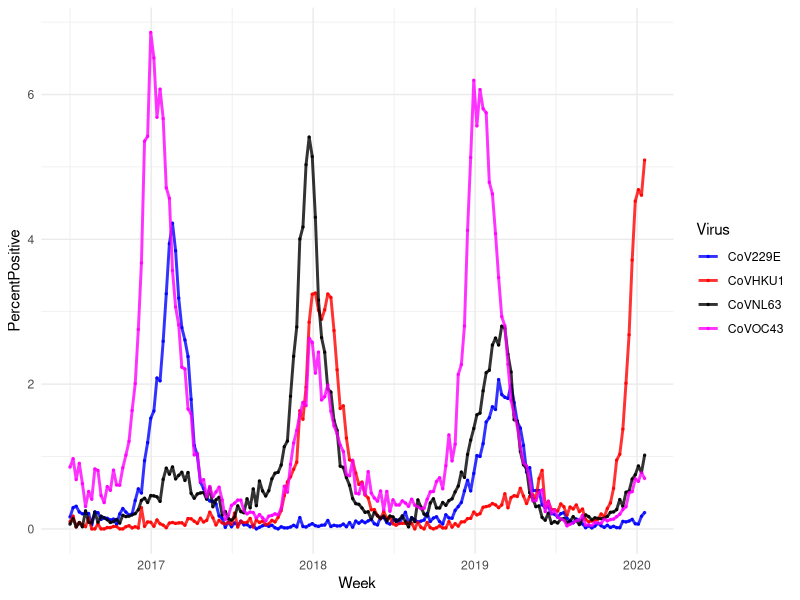
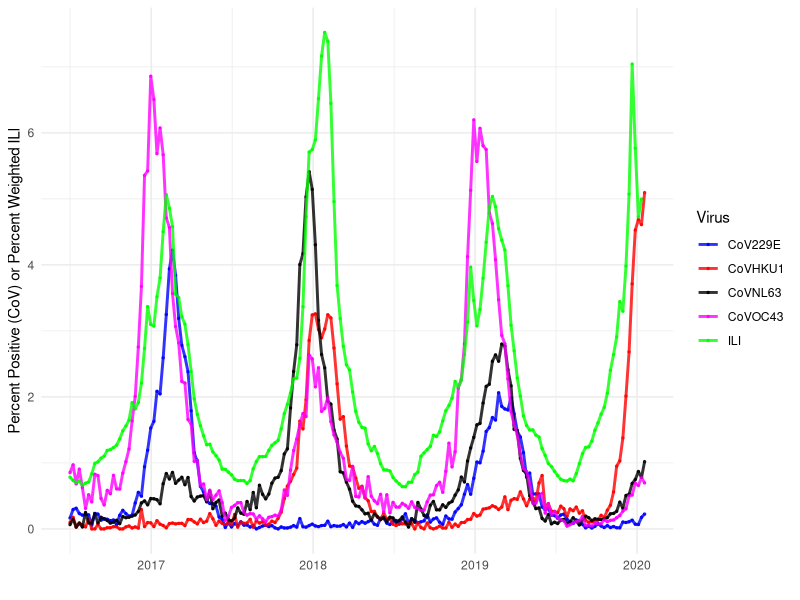
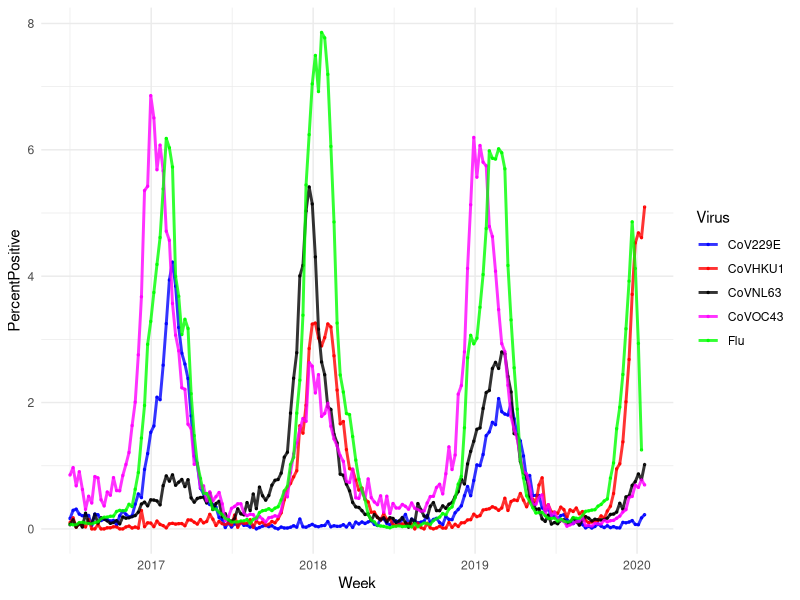
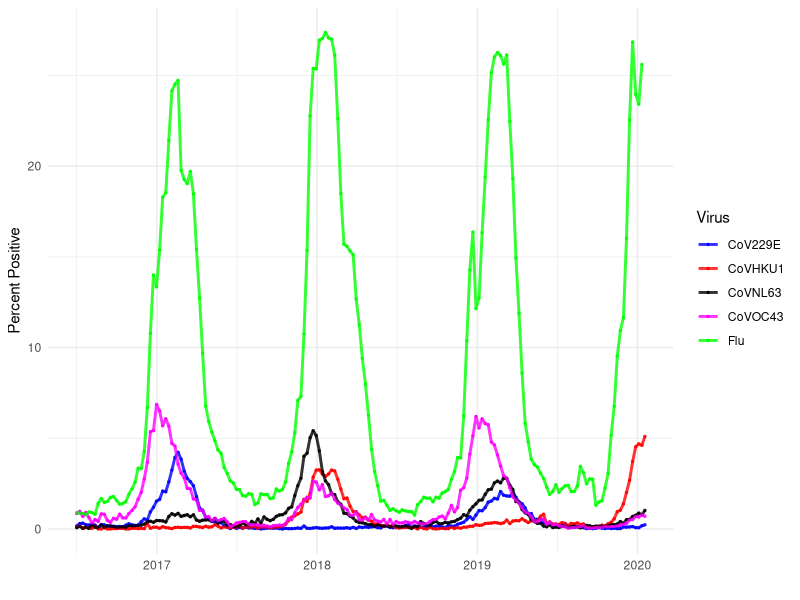
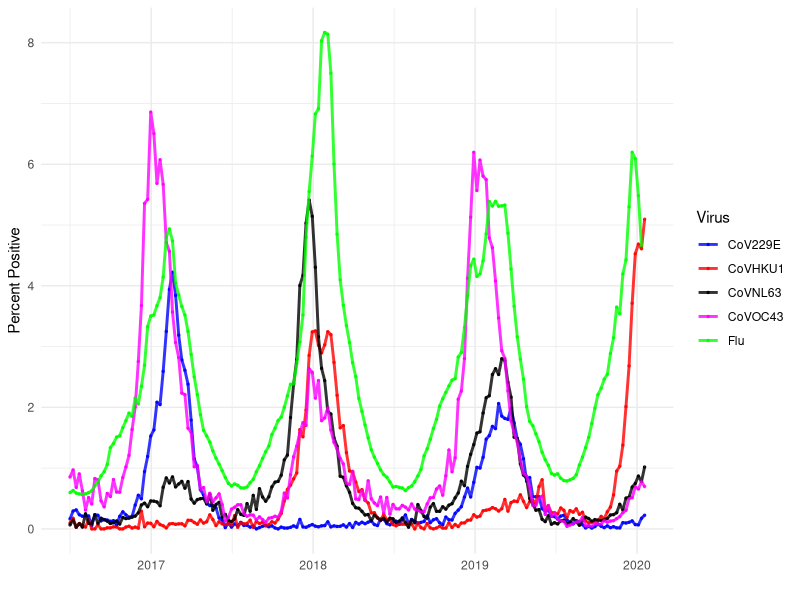
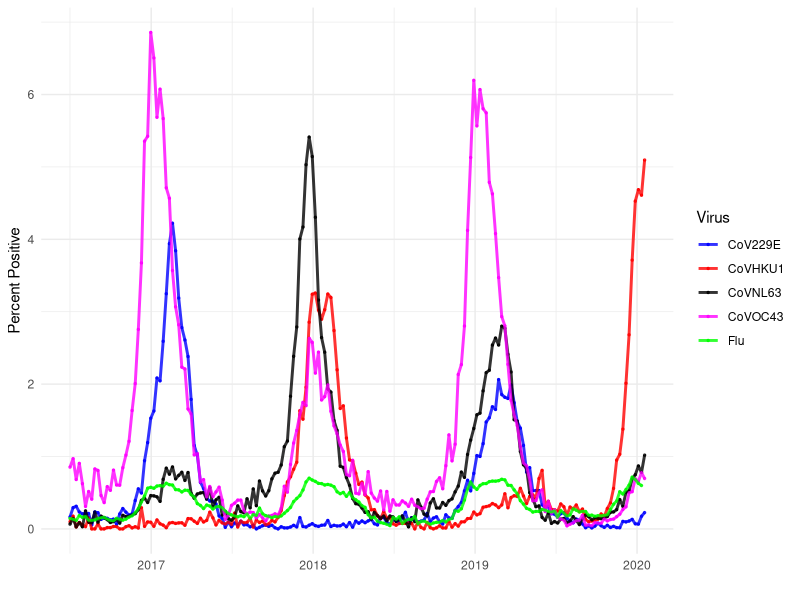
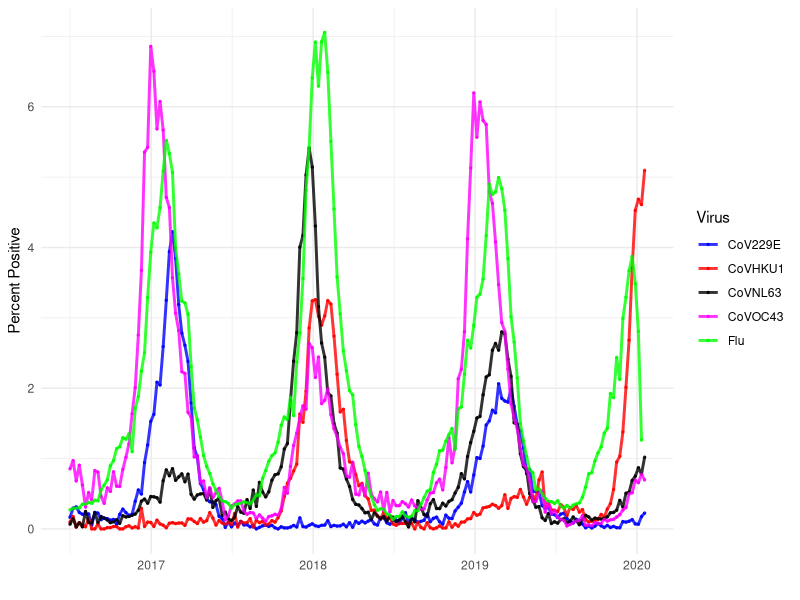
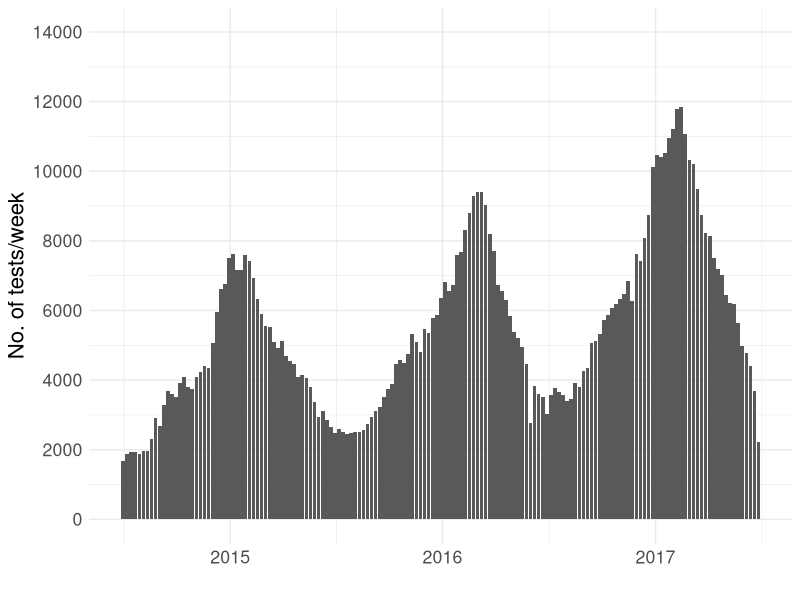

R code for these plots, in order:
# =============================================================================
# Import
# =============================================================================

library(tidyverse)
library(lubridate)

natcov <- read.csv('NationalCoV.csv', colClasses=c("character","numeric","numeric","numeric","numeric"))
natcov$Week <- as_date(natcov$Week)
natcov <- as_tibble(natcov)

# =============================================================================
# Plot % positive by virus over time
# =============================================================================

fignatcov <- natcov %>% 
	pivot_longer(c("CoVHKU1","CoVNL63","CoVOC43","CoV229E"), names_to="Virus", values_to="PercentPositive") %>%
	ggplot(aes(x=Week, y=PercentPositive, col=Virus)) + 
		scale_color_manual(values=c("blue","red","black","magenta")) + 
		# scale_color_brewer(type="qual", palette=4) + 
		geom_point(alpha=0.8, size=0.5) +
		geom_line(alpha=0.8, size=1) + 
		theme_minimal() 

# ggsave(fignatcov, file="~/DropboxHarvard/Projects/Wuhan/natcov.pdf", width=7, height=5)

# =============================================================================
# Plot number of tests over time from Killerby et al.
# =============================================================================

ntests <- read.csv('ntests.csv', colClasses=c("integer","character"))
ntests$WEEK <- as_date(ntests$WEEK)
ntests <- as_tibble(ntests)

figtestsperweek <- ntests %>% 
	ggplot(aes(x=WEEK, y=NTESTS)) + 
		geom_col() + 
		expand_limits(y=c(0,14000))  + 
		scale_y_continuous(breaks=seq(from=0, to=14000, by=2000)) + 
		labs(x="", y="No. of tests/week") + 
		theme_minimal() + 
		theme(text=element_text(size=16))

# ggsave(figtestsperweek, file="~/DropboxHarvard/Projects/Wuhan/testsperweek.pdf", width=12, height=5)

# =============================================================================
# Examine lab-confirmed flu data
# =============================================================================

labflu <- read.csv('LabFluByWeek.csv', colClasses=c("integer","integer","character","integer","integer","integer","integer","integer","integer","integer","integer","integer"))
labflu <- as_tibble(labflu)
yearweekconversion <- read.csv('YearWeekConversion.csv', colClasses=c("integer","integer","character"))
yearweekconversion$Date <- as_date(yearweekconversion$Date)
yearweekconversion <- as_tibble(yearweekconversion)


totallabfludf <- labflu %>% 
	mutate(totals = A..H1. + A..Unable.to.Subtype. + A..H3. + A..H1N1.pdm09 + A..Subtyping.not.Performed. + B..Victoria.Lineage. + B..Yamagata.Lineage. + B..Lineage.Unspecified. + H3N2v
		) %>%
	select(Year, Week, Age.Group, totals) %>% 
	group_by(Year, Week) %>% 
	summarise(totals = sum(totals)) %>%
	left_join(yearweekconversion, by=c("Year","Week")) %>%
	ungroup() %>% 
	select(Date, totals)


fignatcovlabflu <- natcov %>% 
	left_join(totallabfludf, by=c("Week"="Date")) %>% 
	rename(Flu="totals") %>% 
	mutate(Flu = Flu/500) %>% 
	pivot_longer(c("CoVHKU1","CoVNL63","CoVOC43","CoV229E","Flu"), names_to="Virus", values_to="PercentPositive") %>% 
	ggplot(aes(x=Week, y=PercentPositive, col=Virus)) + 
		scale_color_manual(values=c("blue","red","black","magenta","green")) + 
		geom_point(alpha=0.8, size=0.5) +
		geom_line(alpha=0.8, size=1) + 
		theme_minimal() 	


# =============================================================================
# Examine ILINet data
# =============================================================================

ili <- read.csv('ILINet.csv', colClasses=c("character","NULL","integer","integer","numeric","numeric","integer","integer","NULL","integer","integer","integer","integer","integer","integer"))
ili <- as_tibble(ili)

ilidf <- ili %>% 
	select(YEAR, WEEK, PCTWEIGHTEDILI) %>% 
	left_join(yearweekconversion, by=c("YEAR"="Year","WEEK"="Week")) %>%
	ungroup() %>% 
	select(Date, PCTWEIGHTEDILI) %>% 
	rename("WEEK"="Date")

fignatcovili <- natcov %>% 
	left_join(ilidf, by=c("Week"="WEEK")) %>% 
	rename(ILI="PCTWEIGHTEDILI") %>% 
	pivot_longer(c("CoVHKU1","CoVNL63","CoVOC43","CoV229E","ILI"), names_to="Virus", values_to="PercentPositive") %>% 
	ggplot(aes(x=Week, y=PercentPositive, col=Virus)) + 
		scale_color_manual(values=c("blue","red","black","magenta","green")) + 
		geom_point(alpha=0.8, size=0.5) +
		geom_line(alpha=0.8, size=1) + 
		theme_minimal() +
		labs(x="", y="Percent Positive (CoV) or Percent Weighted ILI")

# =============================================================================
# Examine CDC clinical flu:
# =============================================================================

nrevssflu <- read.csv('NREVSSClinicalFlu.csv', colClasses=c("NULL","NULL","integer","integer","integer","integer","integer","numeric","numeric","numeric"))
nrevssflu <- as_tibble(nrevssflu)

nrevssfludf <- nrevssflu %>% 
	select(YEAR, WEEK, PERCENTPOSITIVE, TOTALSPECIMENS) %>% 
	left_join(yearweekconversion, by=c("YEAR"="Year","WEEK"="Week")) %>%
	ungroup() %>% 
	select(Date, PERCENTPOSITIVE, TOTALSPECIMENS) %>% 
	rename("WEEK"="Date")

fignatcovnrevssflu <- natcov %>% 
	left_join(nrevssfludf, by=c("Week"="WEEK")) %>% 
	rename(Flu="PERCENTPOSITIVE") %>% 
	pivot_longer(c("CoVHKU1","CoVNL63","CoVOC43","CoV229E","Flu"), names_to="Virus", values_to="PercentPositive") %>% 
	ggplot(aes(x=Week, y=PercentPositive, col=Virus)) + 
		scale_color_manual(values=c("blue","red","black","magenta","green")) + 
		geom_point(alpha=0.8, size=0.5) +
		geom_line(alpha=0.8, size=1) + 
		theme_minimal() +
		labs(x="", y="Percent Positive")


fignatcovnrevssflu_spec <- natcov %>% 
	left_join(nrevssfludf, by=c("Week"="WEEK")) %>% 
	rename(Flu="TOTALSPECIMENS") %>% 
	mutate(Flu=Flu/10000) %>% 
	pivot_longer(c("CoVHKU1","CoVNL63","CoVOC43","CoV229E","Flu"), names_to="Virus", values_to="PercentPositive") %>% 
	ggplot(aes(x=Week, y=PercentPositive, col=Virus)) + 
		scale_color_manual(values=c("blue","red","black","magenta","green")) + 
		geom_point(alpha=0.8, size=0.5) +
		geom_line(alpha=0.8, size=1) + 
		theme_minimal() +
		labs(x="", y="Percent Positive")


# =============================================================================
# Examine CDC public health lab flu:
# =============================================================================


nrevssfluph <- read.csv('NREVSSPublicHealthFlu.csv', colClasses=c("NULL","NULL","integer","integer","integer","integer","integer","integer","integer","integer","integer","integer"))
nrevssfluph <- as_tibble(nrevssfluph)

nrevssfluphdf <- nrevssfluph %>% 
	mutate(PERCENTPOSITIVE=(A2009H1N1 + AH3 + ANotSubtyped + B + BVic + BYam + H3N2v)/TOTALSPECIMENS) %>% 
	select(YEAR, WEEK, PERCENTPOSITIVE, TOTALSPECIMENS) %>% 
	left_join(yearweekconversion, by=c("YEAR"="Year","WEEK"="Week")) %>%
	ungroup() %>% 
	select(Date, PERCENTPOSITIVE, TOTALSPECIMENS) %>% 
	rename("WEEK"="Date")

fignatcovnrevssfluph <- natcov %>% 
	left_join(nrevssfluphdf, by=c("Week"="WEEK")) %>% 
	rename(Flu="PERCENTPOSITIVE") %>% 
	pivot_longer(c("CoVHKU1","CoVNL63","CoVOC43","CoV229E","Flu"), names_to="Virus", values_to="PercentPositive") %>% 
	ggplot(aes(x=Week, y=PercentPositive, col=Virus)) + 
		scale_color_manual(values=c("blue","red","black","magenta","green")) + 
		geom_point(alpha=0.8, size=0.5) +
		geom_line(alpha=0.8, size=1) + 
		theme_minimal() +
		labs(x="", y="Percent Positive")


fignatcovnrevssfluph_spec <- natcov %>% 
	left_join(nrevssfluphdf, by=c("Week"="WEEK")) %>% 
	rename(Flu="TOTALSPECIMENS") %>% 
	mutate(Flu=Flu/1000) %>% 
	pivot_longer(c("CoVHKU1","CoVNL63","CoVOC43","CoV229E","Flu"), names_to="Virus", values_to="PercentPositive") %>% 
	ggplot(aes(x=Week, y=PercentPositive, col=Virus)) + 
		scale_color_manual(values=c("blue","red","black","magenta","green")) + 
		geom_point(alpha=0.8, size=0.5) +
		geom_line(alpha=0.8, size=1) + 
		theme_minimal() +
		labs(x="", y="Percent Positive")
